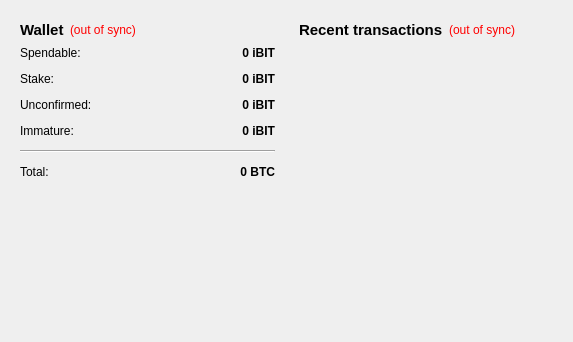
<?xml version="1.0" encoding="UTF-8"?>
<ui version="4.0">
 <class>OverviewPage</class>
 <widget class="QWidget" name="OverviewPage">
  <property name="geometry">
   <rect>
    <x>0</x>
    <y>0</y>
    <width>573</width>
    <height>342</height>
   </rect>
  </property>
  <property name="windowTitle">
   <string>Form</string>
  </property>
  <layout class="QHBoxLayout" name="horizontalLayout" stretch="1,1">
   <item>
    <layout class="QVBoxLayout" name="verticalLayout_2">
     <item>
      <widget class="QWidget" name="widget" native="true">
       <layout class="QVBoxLayout" name="verticalLayout_4">
        <item>
         <layout class="QHBoxLayout" name="horizontalLayout_4">
          <item>
           <widget class="QLabel" name="label_5">
            <property name="font">
             <font>
              <pointsize>11</pointsize>
              <weight>75</weight>
              <bold>true</bold>
             </font>
            </property>
            <property name="text">
             <string>Wallet</string>
            </property>
           </widget>
          </item>
          <item>
           <widget class="QLabel" name="labelWalletStatus">
            <property name="toolTip">
             <string>The displayed information may be out of date. Your wallet automatically synchronizes with the iBITS network after a connection is established, but this process has not completed yet.</string>
            </property>
            <property name="styleSheet">
             <string notr="true">QLabel { color: red; }</string>
            </property>
            <property name="text">
             <string notr="true">(out of sync)</string>
            </property>
            <property name="alignment">
             <set>Qt::AlignLeading|Qt::AlignLeft|Qt::AlignVCenter</set>
            </property>
           </widget>
          </item>
          <item>
           <spacer name="horizontalSpacer_2">
            <property name="orientation">
             <enum>Qt::Horizontal</enum>
            </property>
            <property name="sizeHint" stdset="0">
             <size>
              <width>40</width>
              <height>20</height>
             </size>
            </property>
           </spacer>
          </item>
         </layout>
        </item>
        <item>
         <layout class="QFormLayout" name="formLayout_2">
          <property name="fieldGrowthPolicy">
           <enum>QFormLayout::AllNonFixedFieldsGrow</enum>
          </property>
          <property name="horizontalSpacing">
           <number>12</number>
          </property>
          <property name="verticalSpacing">
           <number>12</number>
          </property>
          <item row="0" column="0">
           <widget class="QLabel" name="label">
            <property name="text">
             <string>Spendable:</string>
            </property>
           </widget>
          </item>
          <item row="0" column="1">
           <widget class="QLabel" name="labelBalance">
            <property name="font">
             <font>
              <weight>75</weight>
              <bold>true</bold>
             </font>
            </property>
            <property name="cursor">
             <cursorShape>IBeamCursor</cursorShape>
            </property>
            <property name="toolTip">
             <string>Your current spendable balance</string>
            </property>
            <property name="text">
             <string notr="true">0 iBIT</string>
            </property>
            <property name="alignment">
             <set>Qt::AlignRight|Qt::AlignTrailing|Qt::AlignVCenter</set>
            </property>
            <property name="textInteractionFlags">
             <set>Qt::LinksAccessibleByMouse|Qt::TextSelectableByKeyboard|Qt::TextSelectableByMouse</set>
            </property>
           </widget>
          </item>
          <item row="1" column="0">
           <widget class="QLabel" name="label_6">
            <property name="text">
             <string>Stake:</string>
            </property>
           </widget>
          </item>
          <item row="1" column="1">
           <widget class="QLabel" name="labelStake">
            <property name="font">
             <font>
              <weight>75</weight>
              <bold>true</bold>
             </font>
            </property>
            <property name="cursor">
             <cursorShape>IBeamCursor</cursorShape>
            </property>
            <property name="toolTip">
             <string>Total of coins that was staked, and do not yet count toward the current balance</string>
            </property>
            <property name="text">
             <string notr="true">0 iBIT</string>
            </property>
            <property name="alignment">
             <set>Qt::AlignRight|Qt::AlignTrailing|Qt::AlignVCenter</set>
            </property>
            <property name="textInteractionFlags">
             <set>Qt::LinksAccessibleByMouse|Qt::TextSelectableByKeyboard|Qt::TextSelectableByMouse</set>
            </property>
           </widget>
          </item>
          <item row="2" column="0">
           <widget class="QLabel" name="label_3">
            <property name="text">
             <string>Unconfirmed:</string>
            </property>
           </widget>
          </item>
          <item row="2" column="1">
           <widget class="QLabel" name="labelUnconfirmed">
            <property name="font">
             <font>
              <weight>75</weight>
              <bold>true</bold>
             </font>
            </property>
            <property name="cursor">
             <cursorShape>IBeamCursor</cursorShape>
            </property>
            <property name="toolTip">
             <string>Total of transactions that have yet to be confirmed, and do not yet count toward the current balance</string>
            </property>
            <property name="text">
             <string notr="true">0 iBIT</string>
            </property>
            <property name="alignment">
             <set>Qt::AlignRight|Qt::AlignTrailing|Qt::AlignVCenter</set>
            </property>
            <property name="textInteractionFlags">
             <set>Qt::LinksAccessibleByMouse|Qt::TextSelectableByKeyboard|Qt::TextSelectableByMouse</set>
            </property>
           </widget>
          </item>
          <item row="3" column="0">
           <widget class="QLabel" name="labelImmatureText">
            <property name="text">
             <string>Immature:</string>
            </property>
           </widget>
          </item>
          <item row="3" column="1">
           <widget class="QLabel" name="labelImmature">
            <property name="font">
             <font>
              <weight>75</weight>
              <bold>true</bold>
             </font>
            </property>
            <property name="toolTip">
             <string>Mined balance that has not yet matured</string>
            </property>
            <property name="text">
             <string notr="true">0 iBIT</string>
            </property>
            <property name="alignment">
             <set>Qt::AlignRight|Qt::AlignTrailing|Qt::AlignVCenter</set>
            </property>
            <property name="textInteractionFlags">
             <set>Qt::LinksAccessibleByMouse|Qt::TextSelectableByKeyboard|Qt::TextSelectableByMouse</set>
            </property>
           </widget>
          </item>
          <item row="4" column="0" colspan="2">
           <widget class="Line" name="line">
            <property name="orientation">
             <enum>Qt::Horizontal</enum>
            </property>
           </widget>
          </item>
          <item row="5" column="0">
           <widget class="QLabel" name="labelTotalText">
            <property name="text">
             <string>Total:</string>
            </property>
           </widget>
          </item>
          <item row="5" column="1">
           <widget class="QLabel" name="labelTotal">
            <property name="font">
             <font>
              <weight>75</weight>
              <bold>true</bold>
             </font>
            </property>
            <property name="cursor">
             <cursorShape>IBeamCursor</cursorShape>
            </property>
            <property name="toolTip">
             <string>Your current total balance</string>
            </property>
            <property name="text">
             <string notr="true">0 BTC</string>
            </property>
            <property name="alignment">
             <set>Qt::AlignRight|Qt::AlignTrailing|Qt::AlignVCenter</set>
            </property>
            <property name="textInteractionFlags">
             <set>Qt::LinksAccessibleByMouse|Qt::TextSelectableByKeyboard|Qt::TextSelectableByMouse</set>
            </property>
           </widget>
          </item>
         </layout>
        </item>
       </layout>
      </widget>
     </item>
     <item>
      <spacer name="verticalSpacer">
       <property name="orientation">
        <enum>Qt::Vertical</enum>
       </property>
       <property name="sizeHint" stdset="0">
        <size>
         <width>20</width>
         <height>40</height>
        </size>
       </property>
      </spacer>
     </item>
    </layout>
   </item>
   <item>
    <layout class="QVBoxLayout" name="verticalLayout_3">
     <item>
      <widget class="QWidget" name="widget_2" native="true">
       <layout class="QVBoxLayout" name="verticalLayout">
        <item>
         <layout class="QHBoxLayout" name="horizontalLayout_2">
          <item>
           <widget class="QLabel" name="label_4">
            <property name="font">
             <font>
              <pointsize>11</pointsize>
              <weight>75</weight>
              <bold>true</bold>
             </font>
            </property>
            <property name="text">
             <string>&lt;b&gt;Recent transactions&lt;/b&gt;</string>
            </property>
           </widget>
          </item>
          <item>
           <widget class="QLabel" name="labelTransactionsStatus">
            <property name="toolTip">
             <string>The displayed information may be out of date. Your wallet automatically synchronizes with the iBITS network after a connection is established, but this process has not completed yet.</string>
            </property>
            <property name="styleSheet">
             <string notr="true">QLabel { color: red; }</string>
            </property>
            <property name="text">
             <string notr="true">(out of sync)</string>
            </property>
            <property name="alignment">
             <set>Qt::AlignRight|Qt::AlignTrailing|Qt::AlignVCenter</set>
            </property>
           </widget>
          </item>
          <item>
           <spacer name="horizontalSpacer">
            <property name="orientation">
             <enum>Qt::Horizontal</enum>
            </property>
            <property name="sizeHint" stdset="0">
             <size>
              <width>40</width>
              <height>20</height>
             </size>
            </property>
           </spacer>
          </item>
         </layout>
        </item>
        <item>
         <widget class="QListView" name="listTransactions">
          <property name="styleSheet">
           <string notr="true">QListView { background: transparent; }</string>
          </property>
          <property name="frameShape">
           <enum>QFrame::NoFrame</enum>
          </property>
          <property name="verticalScrollBarPolicy">
           <enum>Qt::ScrollBarAlwaysOff</enum>
          </property>
          <property name="horizontalScrollBarPolicy">
           <enum>Qt::ScrollBarAlwaysOff</enum>
          </property>
          <property name="selectionMode">
           <enum>QAbstractItemView::NoSelection</enum>
          </property>
         </widget>
        </item>
       </layout>
      </widget>
     </item>
    </layout>
   </item>
  </layout>
 </widget>
 <resources/>
 <connections/>
</ui>
